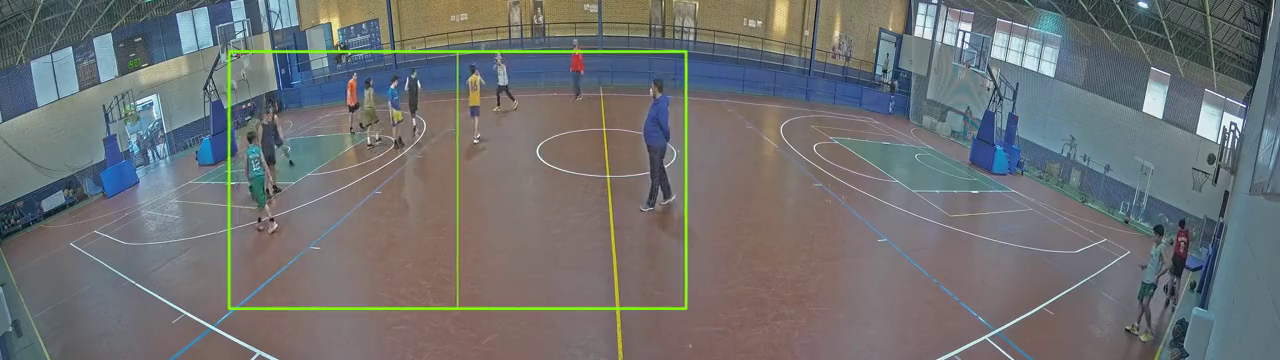
#> input picture frame 45 of site/public/clips/broadcasting_source.mp4, 1280 x 360 px, given in place of 5_cropped.mp4, which was not available
$ python track_ball.py
#> lines starting #> are read from the running program, lines starting #| are printed output that depends on the picture; after the words box and inside, x2 and y2 are one past the last pixel; in counts of white or black regions, pixels touching at a corner belong together; pictures that were not available may be replaced by others from this repository, and a replacement may not be noted
# https://www.pyimagesearch.com/2015/09/14/ball-tracking-with-opencv/
# import the necessary packages
from collections import deque # maintain a list of the past N (x, y)-locations of the ball in our video stream. Maintaining such a queue allows us to draw the “contrail” of the ball as its being tracked.
from imutils.video import VideoStream
import numpy as np
import cv2
import imutils
import time
from scipy.optimize import linear_sum_assignment

# define the lower and upper boundaries of the "green" ball in the HSV color space, then initialize the list of tracked points
# ball_steph2: (10, 174, 138), low = (8, 160, 130), high = (12, 180, 150)
# ball_jordan3 = (7, 154, 86) low = (6,145,75), high = (9, 165, 95) https://imagecolorpicker.com/, https://opencv-python-tutroals.readthedocs.io/en/latest/py_tutorials/py_imgproc/py_colorspaces/py_colorspaces.html
ballColorLower = (40,130,100)  #(8,150,100) # for 2ktest #(8,150,110) #(3,100,110) # (3,140,75)#(5,140,75)
ballColorUpper = (100,200,200) #(14,255,255) # for 2ktest #(14,255,255)#(10, 170, 95)
lower_area = 350#20
upper_area = 700#200
dist = 150
frames = 40
trace = 3500

pts = deque(maxlen=64)

play_name = 'fist21'
video = "C:/Users/Sameer/Desktop/EyeBall-V2/5_cropped.mp4"#spurs_play_'+play_name+'.mp4'
vs = cv2.VideoCapture(video)
hasFrame, frame = vs.read()
#> frame is the input picture: shape (360, 1280, 3); mean B, G, R 113.9, 113.5, 110.8
vid_writer = cv2.VideoWriter('5_detected.mp4', cv2.VideoWriter_fourcc('M', 'J', 'P', 'G'), 10, (frame.shape[1], frame.shape[0]))

# allow the camera or video file to warm up
time.sleep(2.0)


"""uses code from https://github.com/srianant/kalman_filter_multi_object_tracking"""
class Track(object):
    """Track class for every object to be tracked
    Attributes:
        None
    """

    # [13 lines left out: function __init__, not called in this run]


class Tracker(object):
    """Tracker class that updates track vectors of object tracked
    Attributes:
        None
    """

    def __init__(self, dist_thresh, max_frames_to_skip, max_trace_length,
                 trackIdCount):
        """Initialize variable used by Tracker class
        Args:
            dist_thresh: distance threshold. When exceeds the threshold,
                         track will be deleted and new track is created
            max_frames_to_skip: maximum allowed frames to be skipped for
                                the track object undetected
            max_trace_lenght: trace path history length
            trackIdCount: identification of each track object
        Return:
            None
        """
        self.dist_thresh = dist_thresh
        self.max_frames_to_skip = max_frames_to_skip
        self.max_trace_length = max_trace_length
        self.tracks = []
        self.trackIdCount = trackIdCount

    # [111 lines left out: function Update, not called in this run]

class KalmanFilter(object):
    """Kalman Filter class keeps track of the estimated state of
    the system and the variance or uncertainty of the estimate.
    Predict and Correct methods implement the functionality
    Reference: https://en.wikipedia.org/wiki/Kalman_filter
    Attributes: None
    """

    # [82 lines left out: functions __init__, predict, correct, not called in this run]


tracker = Tracker(dist, frames, trace, 1)

count=0 #for counting the frames that have passed since the last pass
counter=0 #for counting the pts in the queue
passcount=0 #for counting passes
startCount=30 #for accounting for the first 30 frames
# keep looping until 'q' is pressed or video ends
while True:
    # grab the current frame
    hasFrame, frame = vs.read()
    possiblePass = False
    # reached the end of the video
    if frame is None:
        break

    gray = cv2.cvtColor(frame, cv2.COLOR_BGR2GRAY)
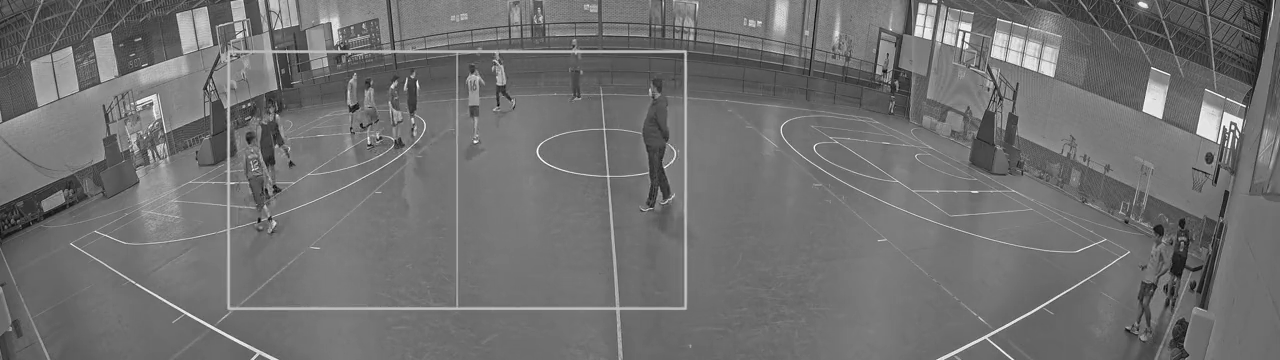
#> gray: shape (360, 1280); min 1, max 255, mean 112.7
    # Blur using 3 * 3 kernel.
    gray_blurred = cv2.GaussianBlur(gray, (3, 3), 0) # cv2.blur(gray, (3, 3))

    # resize the frame, blur it, and convert it to the HSV color space
    #frame = imutils.resize(frame, width=1000) # process the frame faster, leading to an increase in FPS
    blurred = cv2.GaussianBlur(frame, (11, 11), 0) # reduce high frequency noise and allow us to focus on the structural objects
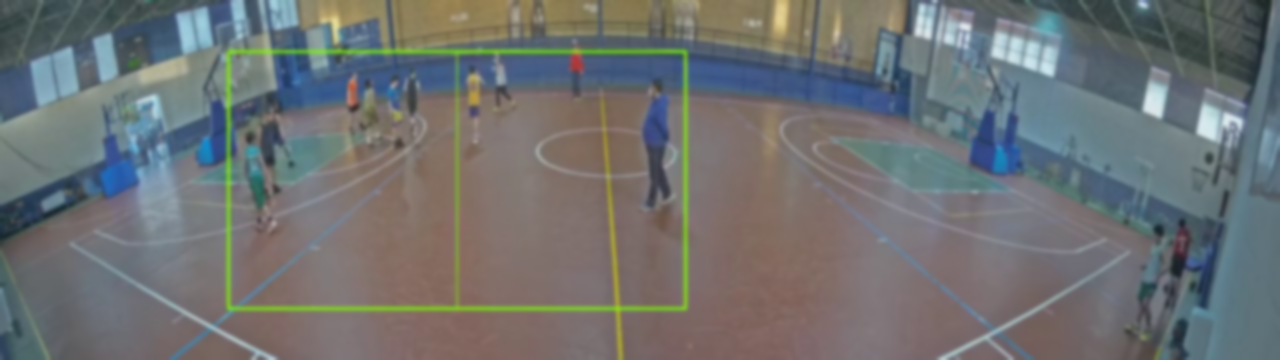
#> blurred: shape (360, 1280, 3); mean B, G, R 113.8, 113.5, 110.7
    hsv = cv2.cvtColor(blurred, cv2.COLOR_BGR2HSV)
#> hsv: shape (360, 1280, 3); mean H, S, V 75.1, 53.8, 126.4
    # cv2.imshow("blurred",blurred)
    # cv2.imshow("hsv",hsv)
    # construct a mask for the color, then perform a series of dilations and erosions to remove any small blobs left in the mask

    element = None #np.ones((5,5)).astype(np.uint8) # element for morphology, default None
    mask = cv2.inRange(hsv, ballColorLower, ballColorUpper) # handles the actual localization of the ball
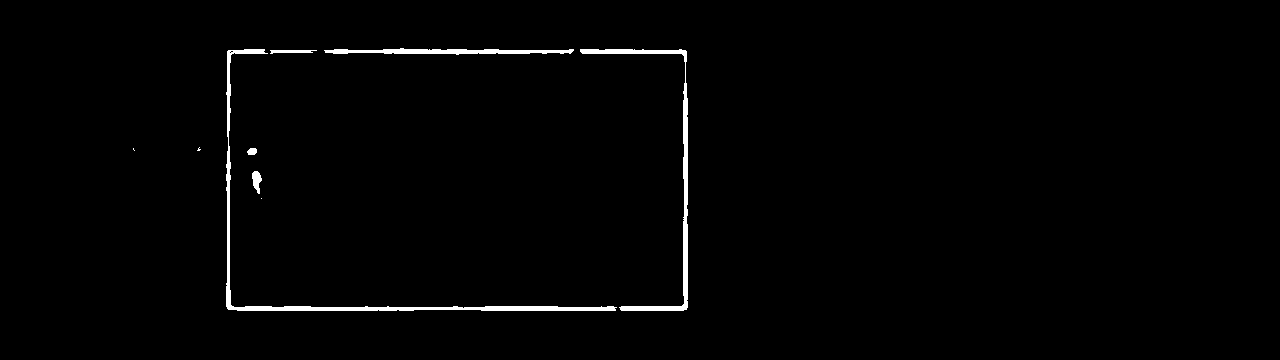
#> mask: shape (360, 1280); 1.3% white; 9 white regions (3 under 20 px), largest, box (x1, y1, x2, y2) and area: (226, 49, 617, 311) 2620, (580, 49, 688, 311) 1869, (324, 48, 574, 55) 1028, (252, 171, 262, 194) 144, (270, 50, 317, 54) 132, (247, 148, 257, 155) 58
    mask = cv2.erode(mask, element, iterations=2) # erode and dilate to remove small blobs
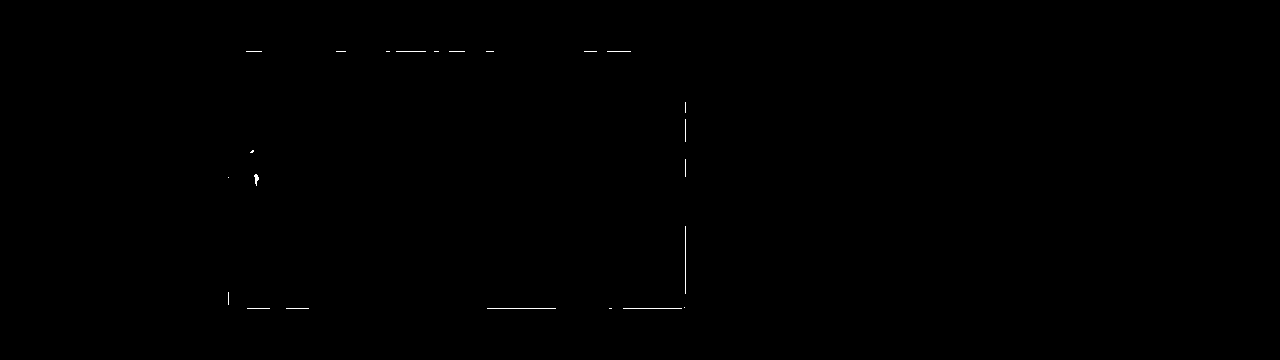
#> mask: shape (360, 1280); 0.1% white in thin lines or dots, all inside (x1, y1, x2, y2) = (228, 51, 686, 309)
    mask = cv2.dilate(mask, element, iterations=2)
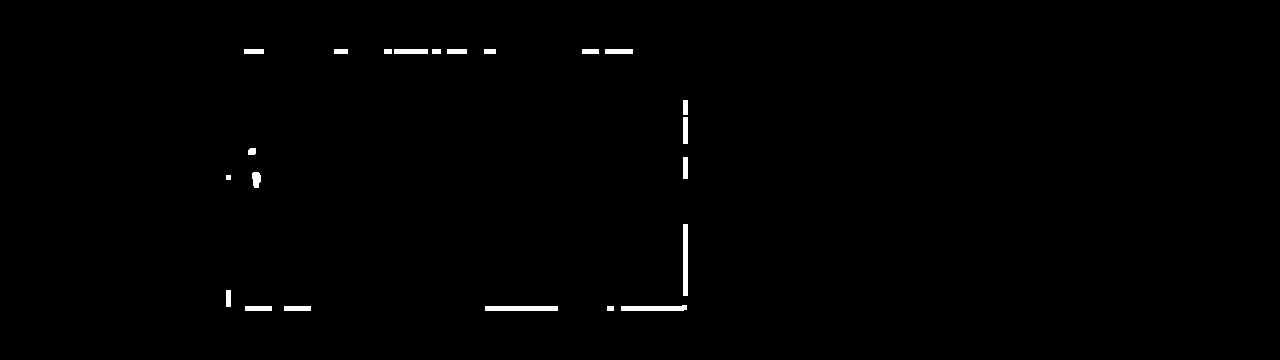
#> mask: shape (360, 1280); 0.6% white; 22 white regions
    cv2.imshow("mask",mask)

    # find contours in the mask and initialize the current (x, y) center of the ball
    cnts = cv2.findContours(mask.copy(), cv2.RETR_EXTERNAL,
        cv2.CHAIN_APPROX_SIMPLE)
#> cnts = 22 contours, 1 with area under 20; largest, box (x1, y1, x2, y2) and area: (485, 306, 558, 311) 288, (683, 224, 688, 296) 284, (621, 305, 687, 311) 262, (394, 49, 428, 54) 132, (605, 49, 633, 54) 108
    cnts = imutils.grab_contours(cnts)
    center = None

    cntr = ([[-1], [-1]])
    # only proceed if at least one contour was found
    if len(cnts) > 0:
        # find the largest contour in the mask, then use it to compute the minimum enclosing circle and centroid

        # detect near-circles in the hsv filtered image
        contour_list = []
        circularity_list = []
        for contour in cnts:
            epsilon = 0.2*cv2.arcLength(contour,True)
            approx = cv2.approxPolyDP(contour,epsilon,True)
            area = cv2.contourArea(contour)
            # Filter based on length and area
            if (1 < len(approx) < 1000) & (upper_area > area > lower_area):

                contour_list.append(contour)
                area = cv2.contourArea(contour)
                perimeter = cv2.arcLength(contour,True)
                circularity = (4*np.pi * area) / (perimeter**2)
                circularity_list.append(circularity)
#> this loop made 22 passes
#> (contour, epsilon, approx) on passes 1, 2, 3, 4, 6, 7, 10, 12: ([[607, 306], [607, 310], [613, 310], [613, 306]], 4, [[607, 306], [613, 310]]), ([[485, 306], [485, 310], [557, 310], [557, 306]], 30.4, [[485, 306], [557, 310]]), ([[284, 306], [284, 310], [310, 310], [310, 306]], 12, [[284, 306], [310, 310]]), ([[245, 306], [245, 310], [271, 310], [271, 306]], 12, [[245, 306], [271, 310]]), ([[226, 290], [226, 306], [230, 306], [230, 290]], 8, [[226, 290], [230, 306]]), ([[683, 224], [683, 295], [687, 295], [687, 224]], 30, [[683, 224], [687, 295]]), ([[683, 157], [683, 178], [687, 178], [687, 157]], 10, [[683, 157], [687, 178]]), ([[683, 117], [683, 143], [687, 143], [687, 117]], 12, [[683, 117], [687, 143]])
#> (epsilon, approx) on passes 5, 9, 11: (27.77, [[686, 305], [621, 310]]), (8.38, [[253, 172], [258, 187]]), (4.85, [[250, 148], [248, 154], [254, 154]])
#> after the loop, circularity_list = []; contour_list = []

        cv2.drawContours(frame, contour_list,  -1, (255,0,0), 2)


        # if picking based on circularity
        if contour_list != []:
            most_circ = circularity_list[0]
            c = contour_list[0]
            for i in range(len(circularity_list)):
                if circularity_list[i] > most_circ:
                    most_circ=circularity_list[i]
                    c = contour_list[i]
        else:
            vid_writer.write(frame)
            # show the frame to our screen
            cv2.imshow("Frame", frame)
            cv2.waitKey()
            key = cv2.waitKey(1) & 0xFF
#> (key q is pressed here)

            # if the 'q' key is pressed, stop the loop
            if key == ord("q"):
                break
            continue

        # if picking based on contour area
        #c = max(cnts, key=cv2.contourArea) # largest contour

        ((x, y), radius) = cv2.minEnclosingCircle(c)
        M = cv2.moments(c)
        cX = int(M["m10"] / M["m00"])
        cY = int(M["m01"] / M["m00"])
        center = (int(M["m10"] / M["m00"]), int(M["m01"] / M["m00"]))

        cntr = ([[cX], [cY]])

        # only proceed if the radius meets a minimum size
        #if radius > 10:
            #if c in contour_list:
            # draw the circle and centroid on the frame, then update the list of tracked points
        cv2.circle(frame, (int(x), int(y)), int(radius),
            (0, 255, 255), 2)
        cv2.circle(frame, center, 5, (0, 0, 255), -1)

    # update the points queue
    pts.appendleft(center)
    centers = []
    counter= counter+1
    if(cntr != ([[-1], [-1]])):
        centers.append(cntr)

    tracker.Update(centers)
    if (len(pts) > 0):
        for i in range(len(tracker.tracks)):
            if (True):
                for j in range(len(tracker.tracks[i].trace)-2):
                    # Draw trace line
                    if(i==0):
                        x1 = tracker.tracks[i].trace[j][0][0]     #get the last 3 points of movement
                        y1 = tracker.tracks[i].trace[j][1][0]
                        x2 = tracker.tracks[i].trace[j+1][0][0]
                        y2 = tracker.tracks[i].trace[j+1][1][0]
                        x3 = tracker.tracks[i].trace[j+2][0][0]
                        y3 = tracker.tracks[i].trace[j+2][1][0]
                        thickness = int(np.sqrt(64 / float(i + 1)) )

                        a = np.array([x1,y1]) #organize as points
                        b = np.array([x2,y2])
                        c = np.array([x3,y3])

                        ba = a - b #for angle calculation
                        bc = c - b
                        thickness = int(np.sqrt(64 / float(i + 1)) )#* 2.5)
                        cv2.line(frame, (int(x1),int(y1)), (int(x2),int(y2)), (0, 255, 0), thickness)
                        cosine_angle = np.dot(ba, bc) / (np.linalg.norm(ba) * np.linalg.norm(bc)) #get cosine angle
                        angle = np.arccos(cosine_angle) #get the actual angle in radians
                        angleD = np.degrees(angle) #convert to degrees
                        if((angleD < 60 and angleD > 0) or (angleD < 360 and angleD > 300)): #if the angle b/t the last 3 points is <60 degrees
                            if(count>35 or startCount>0): #if enough frames have passed since last pass was detected (startCount accounts for the beginning 30 frames)
                                print("POSSIBLE PASS MADE")
                                possiblePass = True     #label as possibly a pass
                                count = 0               #reset counter to 0
    #detect direction of balls path (https://www.pyimagesearch.com/2015/09/21/opencv-track-object-movement/)
    if tracker.tracks!=[]:
        for i in np.arange(1, len(tracker.tracks[0].trace)):
            # if either of the tracked points are None, ignore
            # them
            if tracker.tracks[0].trace[i - 1] is None or tracker.tracks[0].trace[i] is None:
                continue
            # check to see if enough points have been accumulated in
            # the buffer
            if counter >= 10 and i == 1 and tracker.tracks[0].trace[-10] is not None:
                # compute the difference between the x and y
                # coordinates and re-initialize the direction
                # text variables
                dX = tracker.tracks[0].trace[-10][0] - tracker.tracks[0].trace[i][0] #get the average x and y movement of ball in the past 10 frames
                dY = tracker.tracks[0].trace[-10][1] - tracker.tracks[0].trace[i][1]
                # ensure there is significant movement in the
                # x-direction
                #if(dY>dX):
                #	possiblePass = False

                if np.abs(dX) > 50:
                    dirX = "East" if np.sign(dX) == 1 else "West"
                    #print(dirX)
                # ensure there is significant movement in the
                # y-direction
                if np.abs(dY) > 120:
                    dirY = "North" if np.sign(dY) == 1 else "South"
                    #print(dirY)
                    if(possiblePass==True):
                        possiblePass = False #if the path of the ball in the last 10 frames is >120 pixels of vertical movement, do not count as a pass
                        #print("too vertical")


    if(possiblePass==True):
        passcount = passcount+1 #update the pass count
    count=count+1 #incrememnt for counting frames between passes
    #print on the pass count on screen
    cv2.putText(frame, "PASSES MADE: " + str(passcount), (50, 50), cv2.FONT_HERSHEY_SIMPLEX, 1, (255, 255, 255), 2)
    vid_writer.write(frame) #writes to a video
    cv2.imshow("Frame", frame)
    cv2.waitKey()
    #key = cv2.waitKey(1) & 0xFF
    startCount = startCount-1
    # if the 'q' key is pressed, stop the loop
    #if key == ord("q"):
    #	break

vid_writer.release()
cv2.destroyAllWindows()

$ run again, starting later in the video
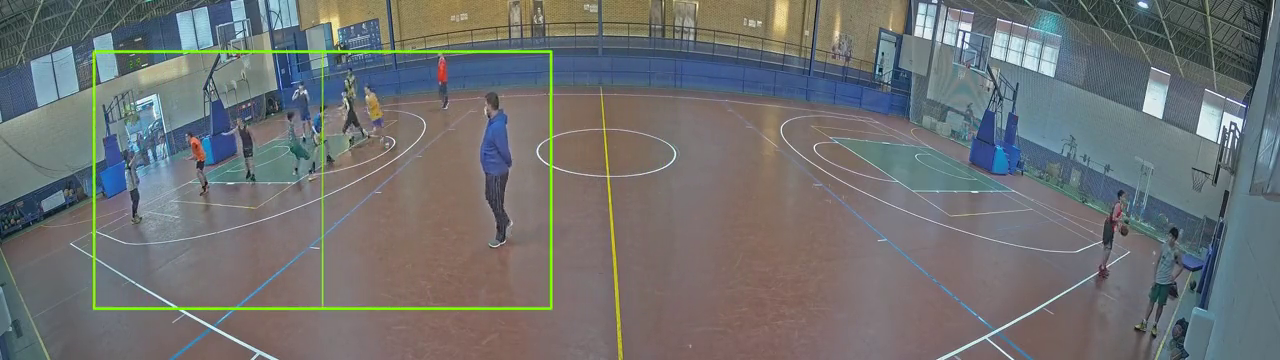
#> input picture frame 202 of site/public/clips/broadcasting_source.mp4, 1280 x 360 px, given in place of 5_cropped.mp4, which was not available
#> frame is the input picture: shape (360, 1280, 3); mean B, G, R 113.8, 113.5, 110.8
#> hsv: shape (360, 1280, 3); mean H, S, V 75.5, 53.4, 126.4
#> `mask = cv2.inRange(hsv, ballColorLower, ballColorUpper)`:
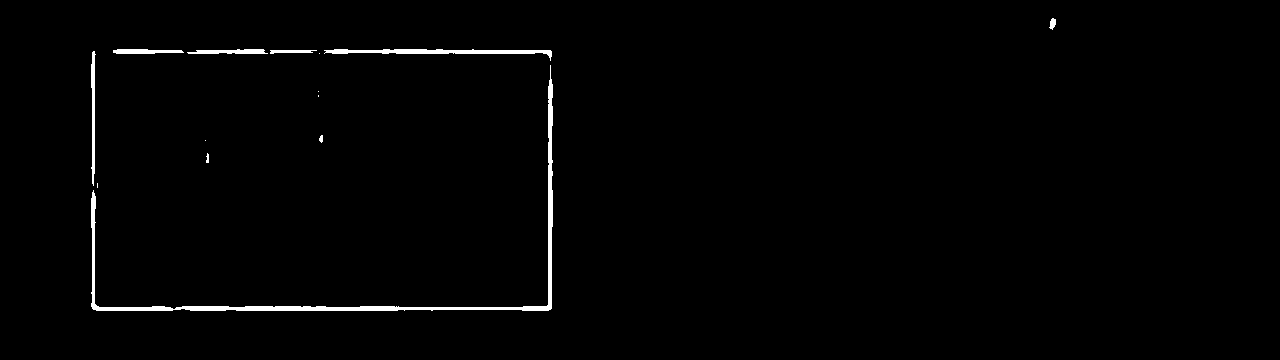
#> mask: shape (360, 1280); 1.2% white; 14 white regions (5 under 20 px), largest, box (x1, y1, x2, y2) and area: (91, 65, 553, 311) 3259, (324, 49, 552, 61) 927, (91, 51, 96, 186) 417
#> `mask = cv2.dilate(mask, element, iterations=2)`:
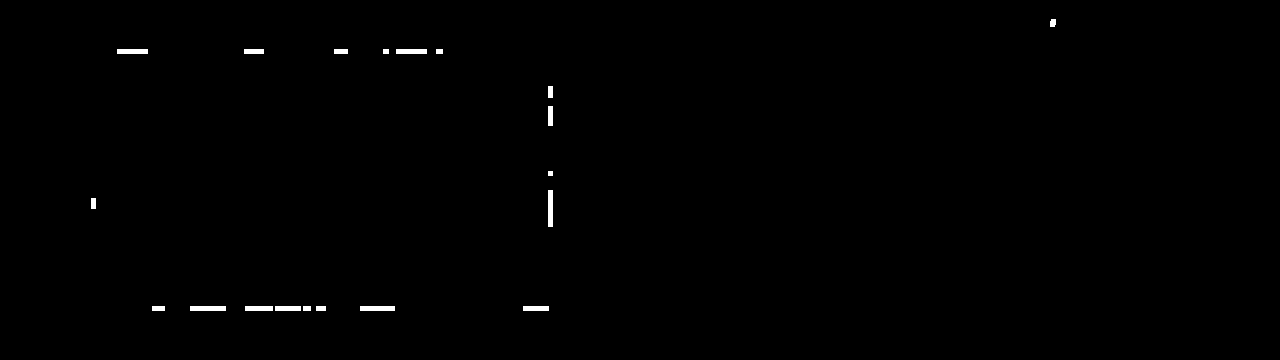
#> mask: shape (360, 1280); 0.42% white; 20 white regions
#> cnts = 20 contours, 1 with area under 20; largest, box (x1, y1, x2, y2) and area: (548, 190, 553, 227) 144, (190, 306, 226, 311) 140, (360, 306, 395, 311) 136, (396, 49, 427, 54) 120, (117, 49, 148, 54) 120
#> the loop `for contour in cnts:` made 20 passes
#> (contour, epsilon, approx) on passes 1 to 5: ([[523, 306], [523, 310], [548, 310], [548, 306]], 11.6, [[523, 306], [548, 310]]), ([[360, 306], [360, 310], [394, 310], [394, 306]], 15.2, [[360, 306], [394, 310]]), ([[316, 306], [316, 310], [325, 310], [325, 306]], 5.2, [[316, 306], [325, 310]]), ([[303, 306], [303, 310], [310, 310], [310, 306]], 4.4, [[303, 306], [310, 310]]), ([[275, 306], [275, 310], [300, 310], [300, 306]], 11.6, [[275, 306], [300, 310]])
#> after the loop `for contour in cnts:`: circularity_list = []
